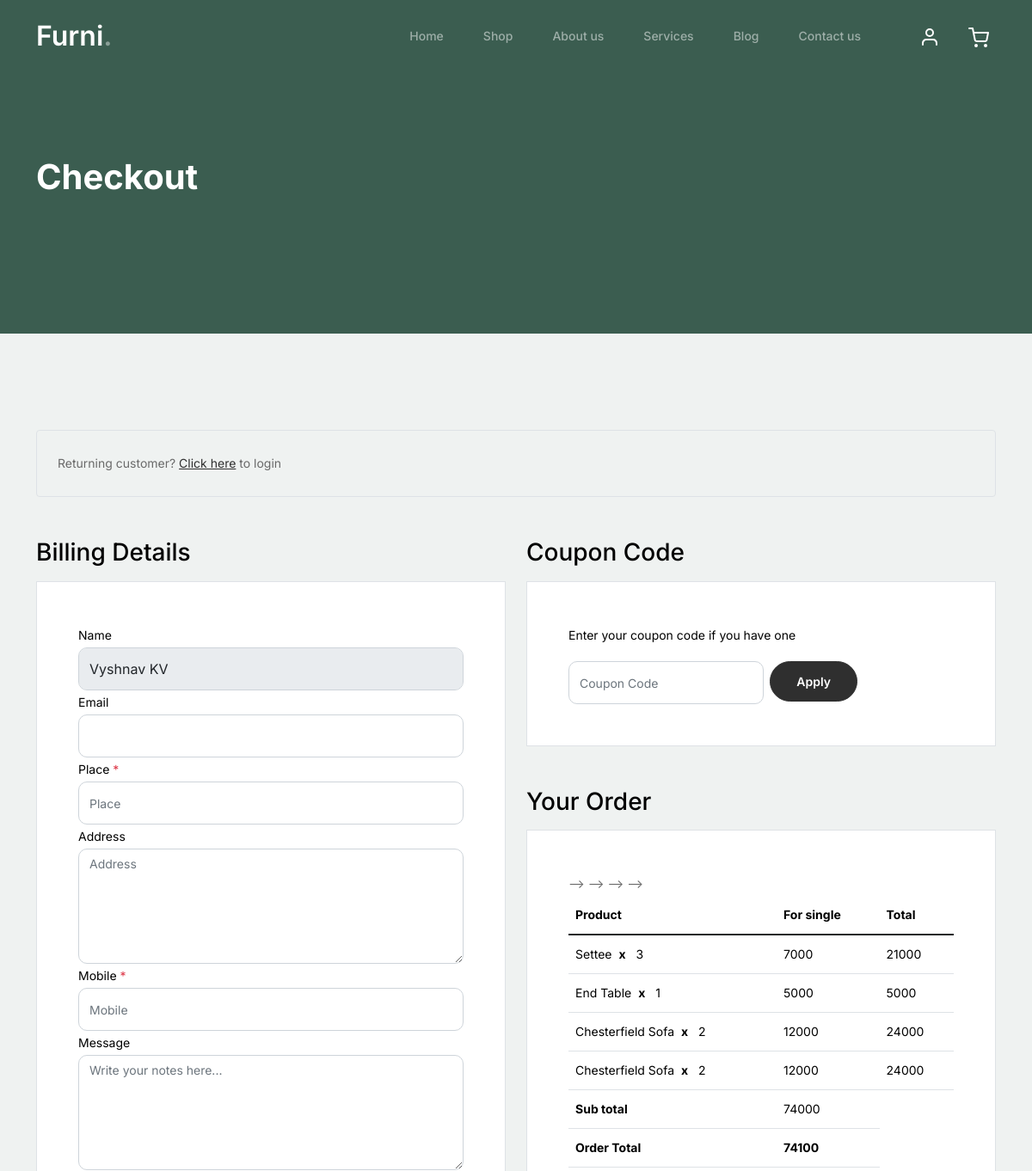
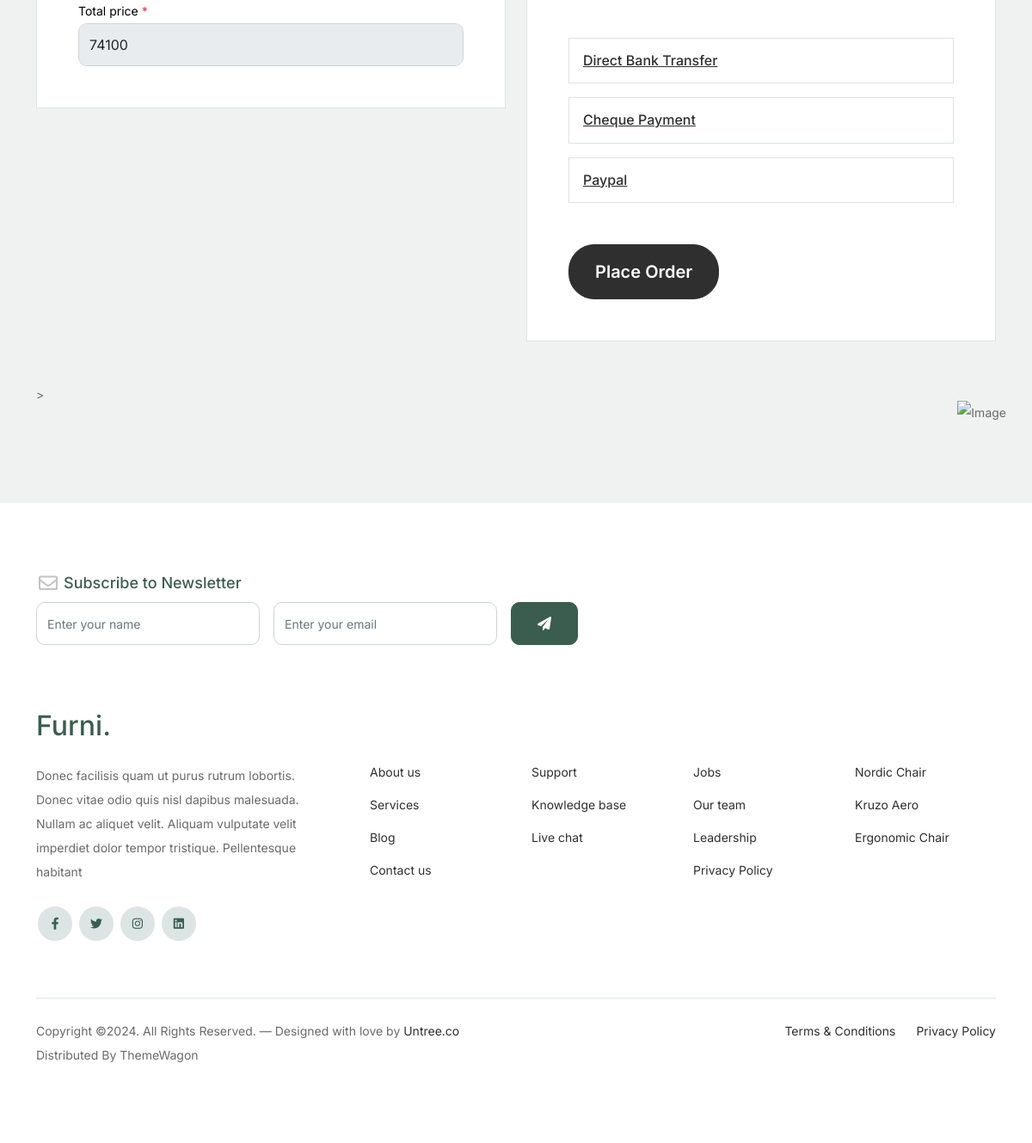
Page /checkout/ (signed in) on the committed database (2 pictures, top to bottom).
### webapp/models.py (models this page shows)
class cartdb(models.Model):
    Username = models.CharField(max_length=100, blank=True, null=True)
    Productname = models.CharField(max_length=100, blank=True, null=True)
    Quantity = models.IntegerField(blank=True, null=True)
    Price = models.IntegerField(blank=True, null=True)
    Totalprice = models.IntegerField(blank=True, null=True)

### webapp/views.py (the view)
# urls.py: path('checkout/', views.checkout, name='checkout'),
def checkout(request):
    data = cartdb.objects.filter(Username=request.session['Name'])
    subtotal = 0
    shipping_amount = 0
    total = 0
    for i in data:
        user=i.Username
        subtotal = subtotal + i.Totalprice
        if subtotal > 50000:
            shipping_amount = 100
        else:
            shipping_amount = 250
        total = shipping_amount + subtotal
    return render(request, 'checkout.html',
                  {'data': data, 'subtotal': subtotal, 'shipping_amount': shipping_amount, 'total': total,'user':user})

### webapp/templates/checkout.html (shortened to what this page needs)
<!doctype html>
{% load static %}
<html lang="en">
<head>
		<link href="{% static 'web/css/bootstrap.min.css' %}" rel="stylesheet">
		<link href="https://cdnjs.cloudflare.com/ajax/libs/font-awesome/6.0.0-beta3/css/all.min.css" rel="stylesheet">
		<link href="{% static 'web/css/tiny-slider.css' %}" rel="stylesheet">
		<link href="{% static 'web/css/style.css' %}" rel="stylesheet">
	</head>
	<body>
		<nav class="custom-navbar navbar navbar navbar-expand-md navbar-dark bg-dark" arial-label="Furni navigation bar">
			<div class="container">
				<a class="navbar-brand" href="index.html">Furni<span>.</span></a>
				<div class="collapse navbar-collapse" id="navbarsFurni">
					<ul class="custom-navbar-nav navbar-nav ms-auto mb-2 mb-md-0">
						<li class="nav-item ">
							<a class="nav-link" href="{% url 'home' %}">Home</a>
						</li>
						<li><a class="nav-link" href="shop.html">Shop</a></li>
						<li><a class="nav-link" href="about.html">About us</a></li>
						<li><a class="nav-link" href="services.html">Services</a></li>
						<li><a class="nav-link" href="blog.html">Blog</a></li>
						<li><a class="nav-link" href="contact.html">Contact us</a></li>
					</ul>
					<ul class="custom-navbar-cta navbar-nav mb-2 mb-md-0 ms-5">
						<li><a class="nav-link" href="#"><img src="images/user.svg"></a></li>
						<li><a class="nav-link" href="cart.html"><img src="images/cart.svg"></a></li>
					</ul>
				</div>
			</div>
		</nav>
			<div class="hero">
				<div class="container">
					<div class="row justify-content-between">
						<div class="col-lg-5">
							<div class="intro-excerpt">
								<h1>Checkout</h1>
							</div>
						</div>
						<div class="col-lg-7">
						</div>
					</div>
				</div>
			</div>
		<div class="untree_co-section">
		    <div class="container">
		      <div class="row mb-5">
		        <div class="col-md-12">
		          <div class="border p-4 rounded" role="alert">
		            Returning customer? <a href="#">Click here</a> to login
		          </div>
		        </div>
		      </div>
				<form method="post" action="{% url 'save_order' %}" >
					<div class="row">
		        <div class="col-md-6 mb-5 mb-md-0">
		          <h2 class="h3 mb-3 text-black">Billing Details</h2>
		          <div class="p-3 p-lg-5 border bg-white">
					  <div class="form-group row">
		              <div class="col-md-12">
		                <label for="c_companyname" class="text-black">Name </label>
		                <input type="text" class="form-control" id="c_companyname" name="Name" value="{{user}}" readonly>
		              </div>
		            </div>
		            <div class="form-group row">
		              <div class="col-md-12">
		                <label for="c_companyname" class="text-black">Email </label>
		                <input type="email" class="form-control" id="" name="Email">
		              </div>
		            </div>
		            <div class="form-group row">
		              <div class="col-md-12">
		                <label for="c_address" class="text-black">Place <span class="text-danger">*</span></label>
		                <input type="text" class="form-control" id="c_address" name="Place" placeholder="Place">
		              </div>
		            </div>
					<div class="form-group">
		              <label for="c_order_notes" class="text-black">Address</label>
		              <textarea name="Address"  cols="30" rows="5" class="form-control" placeholder="Address"></textarea>
		            </div>
					<div class="col-md-12">
		                <label for="c_address" class="text-black">Mobile <span class="text-danger">*</span></label>
		                <input type="number" class="form-control" id=" " name="Mobile" placeholder="Mobile">
					</div>
					<div class="form-group">
		              <label for="c_order_notes" class="text-black">Message</label>
		              <textarea name="Message" id="c_order_notes" cols="30" rows="5" class="form-control" placeholder="Write your notes here..."></textarea>
		            </div>
					<div class="col-md-12">
		                <label for="c_address" class="text-black">Total price <span class="text-danger">*</span></label>
		                <input type="number" class="form-control" name="Totalprice" placeholder="Total price" value="{{total}}" readonly>
					</div>
		          </div>
		        </div>
		        <div class="col-md-6">
		          <div class="row mb-5">
		            <div class="col-md-12">
		              <h2 class="h3 mb-3 text-black">Coupon Code</h2>
		              <div class="p-3 p-lg-5 border bg-white">
		                <label for="c_code" class="text-black mb-3">Enter your coupon code if you have one</label>
		                <div class="input-group w-75 couponcode-wrap">
		                  <input type="text" class="form-control me-2" id="c_code" placeholder="Coupon Code" aria-label="Coupon Code" aria-describedby="button-addon2">
		                  <div class="input-group-append">
		                    <button class="btn btn-black btn-sm" type="button" id="button-addon2">Apply</button>
		                  </div>
		                </div>
		              </div>
		            </div>
		          </div>
		          <div class="row mb-5">
		            <div class="col-md-12">
		              <h2 class="h3 mb-3 text-black">Your Order</h2>
		              <div class="p-3 p-lg-5 border bg-white">
		                <table class="table site-block-order-table mb-5">
		                  <thead>
		                    <th>Product</th>
		                    <th>For single</th>
						    <th>Total</th>
		                  </thead>
		                  <tbody>
						  {% for i in data %}
		                    <tr>
		                      <td>{{i.Productname}}<strong class="mx-2">x</strong>   {{i.Quantity}}</td>-->
		                      <td>{{i.Price}}</td>
							  <td>{{i.Totalprice}}</td>
		                    </tr>
						  {% endfor %}
		                    <tr>
		                      <td class="text-black font-weight-bold"><strong>Sub total</strong></td>
		                      <td class="text-black">{{subtotal}}</td>
		                    </tr>
		                    <tr>
		                      <td class="text-black font-weight-bold"><strong>Order Total</strong></td>
		                      <td class="text-black font-weight-bold"><strong>{{total}}</strong></td>
		                    </tr>
		                  </tbody>
		                </table>
		                <div class="border p-3 mb-3">
		                  <h3 class="h6 mb-0"><a class="d-block" data-bs-toggle="collapse" href="#collapsebank" role="button" aria-expanded="false" aria-controls="collapsebank">Direct Bank Transfer</a></h3>
		                </div>
		                <div class="border p-3 mb-3">
		                  <h3 class="h6 mb-0"><a class="d-block" data-bs-toggle="collapse" href="#collapsecheque" role="button" aria-expanded="false" aria-controls="collapsecheque">Cheque Payment</a></h3>
		                </div>
		                <div class="border p-3 mb-5">
		                  <h3 class="h6 mb-0"><a class="d-block" data-bs-toggle="collapse" href="#collapsepaypal" role="button" aria-expanded="false" aria-controls="collapsepaypal">Paypal</a></h3>
		                </div>
		                <div class="form-group">
		                  <button type="submit" class="btn btn-black btn-lg py-3 btn-block"  >Place Order</button>
		                </div>
		              </div>
		            </div>
		          </div>
		        </div>
		      </div>
				</form>>
		    </div>
		  </div>
		<footer class="footer-section">
			<div class="container relative">
				<div class="sofa-img">
					<img src="images/sofa.png" alt="Image" class="img-fluid">
				</div>
				<div class="row">
					<div class="col-lg-8">
						<div class="subscription-form">
							<h3 class="d-flex align-items-center"><span class="me-1"><img src="images/envelope-outline.svg" alt="Image" class="img-fluid"></span><span>Subscribe to Newsletter</span></h3>
							<form action="#" class="row g-3">
								<div class="col-auto">
									<input type="text" class="form-control" placeholder="Enter your name">
								</div>
								<div class="col-auto">
									<input type="email" class="form-control" placeholder="Enter your email" >
								</div>
								<div class="col-auto">
									<button class="btn btn-primary">
										<span class="fa fa-paper-plane"></span>
									</button>
								</div>
							</form>
						</div>
					</div>
				</div>
				<div class="row g-5 mb-5">
					<div class="col-lg-4">
						<div class="mb-4 footer-logo-wrap"><a href="#" class="footer-logo">Furni<span>.</span></a></div>
						<p class="mb-4">Donec facilisis quam ut purus rutrum lobortis. Donec vitae odio quis nisl dapibus malesuada. Nullam ac aliquet velit. Aliquam vulputate velit imperdiet dolor tempor tristique. Pellentesque habitant</p>
						<ul class="list-unstyled custom-social">
							<li><a href="#"><span class="fa fa-brands fa-facebook-f"></span></a></li>
							<li><a href="#"><span class="fa fa-brands fa-twitter"></span></a></li>
							<li><a href="#"><span class="fa fa-brands fa-instagram"></span></a></li>
							<li><a href="#"><span class="fa fa-brands fa-linkedin"></span></a></li>
						</ul>
					</div>
					<div class="col-lg-8">
						<div class="row links-wrap">
							<div class="col-6 col-sm-6 col-md-3">
								<ul class="list-unstyled">
									<li><a href="#">About us</a></li>
									<li><a href="#">Services</a></li>
									<li><a href="#">Blog</a></li>
									<li><a href="#">Contact us</a></li>
								</ul>
							</div>
							<div class="col-6 col-sm-6 col-md-3">
								<ul class="list-unstyled">
									<li><a href="#">Support</a></li>
									<li><a href="#">Knowledge base</a></li>
									<li><a href="#">Live chat</a></li>
								</ul>
							</div>
							<div class="col-6 col-sm-6 col-md-3">
								<ul class="list-unstyled">
									<li><a href="#">Jobs</a></li>
									<li><a href="#">Our team</a></li>
									<li><a href="#">Leadership</a></li>
									<li><a href="#">Privacy Policy</a></li>
								</ul>
							</div>
							<div class="col-6 col-sm-6 col-md-3">
								<ul class="list-unstyled">
									<li><a href="#">Nordic Chair</a></li>
									<li><a href="#">Kruzo Aero</a></li>
									<li><a href="#">Ergonomic Chair</a></li>
								</ul>
							</div>
						</div>
					</div>
				</div>
				<div class="border-top copyright">
					<div class="row pt-4">
						<div class="col-lg-6">
							<p class="mb-2 text-center text-lg-start">Copyright &copy;. All Rights Reserved. &mdash; Designed with love by <a href="https://untree.co">Untree.co</a> Distributed By <a hreff="https://themewagon.com">ThemeWagon</a>
            </p>
						</div>
						<div class="col-lg-6 text-center text-lg-end">
							<ul class="list-unstyled d-inline-flex ms-auto">
								<li class="me-4"><a href="#">Terms &amp; Conditions</a></li>
								<li><a href="#">Privacy Policy</a></li>
							</ul>
						</div>
					</div>
				</div>
			</div>
		</footer>
	</body>
</html>

### webapp/static/web/css/style.css (style rules this page uses)
body { overflow-x: hidden; position: relative; }
body { font-family: "Inter", sans-serif; font-weight: 400; line-height: 28px; color: #6a6a6a; font-size: 14px; background-color: #eff2f1; }
a { text-decoration: none; -webkit-transition: .3s all ease; -o-transition: .3s all ease; transition: .3s all ease; color: #2f2f2f; text-decoration: underline; }
.custom-navbar { background: #3b5d50 !important; padding-top: 20px; padding-bottom: 20px; }
.custom-navbar .navbar-brand { font-size: 32px; font-weight: 600; }
.custom-navbar .navbar-brand > span { opacity: .4; }
@media (min-width: 992px) { .custom-navbar .custom-navbar-nav li { margin-left: 15px; margin-right: 15px; } }
.custom-navbar .custom-navbar-nav li a { font-weight: 500; color: #ffffff !important; opacity: .5; -webkit-transition: .3s all ease; -o-transition: .3s all ease; transition: .3s all ease; position: relative; }
@media (min-width: 768px) { .custom-navbar .custom-navbar-nav li a:before { content: ""; position: absolute; bottom: 0; left: 8px; right: 8px; background: #f9bf29; height: 5px; opacity: 1; visibility: visible; width: 0; -webkit-transition: .15s all ease-out; -o-transition: .15s all ease-out; transition: .15s all ease-out; } }
.custom-navbar .custom-navbar-cta { margin-left: 0 !important; -webkit-box-orient: horizontal; -webkit-box-direction: normal; -ms-flex-direction: row; flex-direction: row; }
@media (min-width: 768px) { .custom-navbar .custom-navbar-cta { margin-left: 40px !important; } }
.custom-navbar .custom-navbar-cta li { margin-left: 0px; margin-right: 0px; }
.custom-navbar .custom-navbar-cta li:first-child { margin-right: 20px; }
.hero { background: #3b5d50; padding: calc(4rem - 30px) 0 0rem 0; }
@media (min-width: 768px) { .hero { padding: calc(4rem - 30px) 0 4rem 0; } }
@media (min-width: 992px) { .hero { padding: calc(8rem - 30px) 0 8rem 0; } }
.hero .intro-excerpt { position: relative; z-index: 4; }
@media (min-width: 992px) { .hero .intro-excerpt { max-width: 450px; } }
.hero h1 { font-weight: 700; color: #ffffff; margin-bottom: 30px; }
.btn { font-weight: 600; padding: 12px 30px; border-radius: 30px; color: #ffffff; background: #2f2f2f; border-color: #2f2f2f; }
.btn.btn-primary { background: #3b5d50; border-color: #3b5d50; }
.footer-section { padding: 80px 0; background: #ffffff; }
.footer-section .relative { position: relative; }
.footer-section a { text-decoration: none; color: #2f2f2f; -webkit-transition: .3s all ease; -o-transition: .3s all ease; transition: .3s all ease; }
.footer-section .subscription-form { margin-bottom: 40px; position: relative; z-index: 2; margin-top: 100px; }
@media (min-width: 992px) { .footer-section .subscription-form { margin-top: 0px; margin-bottom: 80px; } }
.footer-section .subscription-form h3 { font-size: 18px; font-weight: 500; color: #3b5d50; }
.footer-section .subscription-form .form-control { height: 50px; border-radius: 10px; font-family: "Inter", sans-serif; }
.footer-section .subscription-form .btn { border-radius: 10px !important; }
.footer-section .sofa-img { position: absolute; top: -200px; z-index: 1; right: 0; }
.footer-section .sofa-img img { max-width: 380px; }
.footer-section .links-wrap { margin-top: 0px; }
@media (min-width: 992px) { .footer-section .links-wrap { margin-top: 54px; } }
.footer-section .links-wrap ul li { margin-bottom: 10px; }
.footer-section .footer-logo-wrap .footer-logo { font-size: 32px; font-weight: 500; text-decoration: none; color: #3b5d50; }
.footer-section .custom-social li { margin: 2px; display: inline-block; }
.footer-section .custom-social li a { width: 40px; height: 40px; text-align: center; line-height: 40px; display: inline-block; background: #dce5e4; color: #3b5d50; border-radius: 50%; }
.footer-section .border-top { border-color: #dce5e4; }
.footer-section .border-top.copyright { font-size: 14px !important; }
.untree_co-section { padding: 7rem 0; }
.form-control { height: 50px; border-radius: 10px; font-family: "Inter", sans-serif; }
textarea { height: auto !important; }
.site-block-order-table th { border-top: none !important; border-bottom-width: 1px !important; }
.site-block-order-table td, .site-block-order-table th { color: #000000; }
.couponcode-wrap input { border-radius: 10px !important; }

### rows in the picture
cartdb: Name "Vyshnav KV", Productname "Chesterfield Sofa", Quantity "2", Price "12000", Totalprice "24000"
cartdb: Productname "Settee", Quantity "3", Price "7000", Totalprice "21000"
cartdb: Productname "End Table", Quantity "1", Price "5000", Totalprice "5000"
cartdb: Productname "Chesterfield Sofa", Quantity "2", Price "12000", Totalprice "24000"

### other values in the picture
{{ subtotal }} "74000"
{{ total }} "74100"
